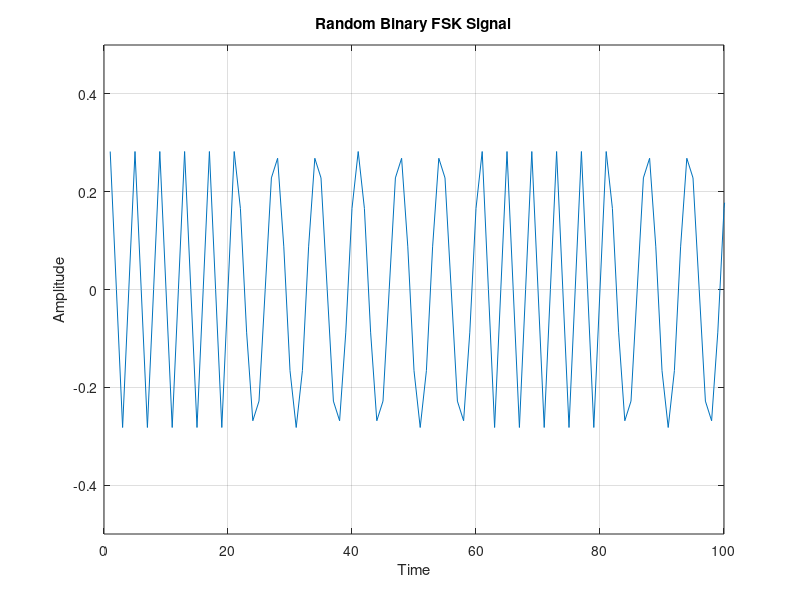
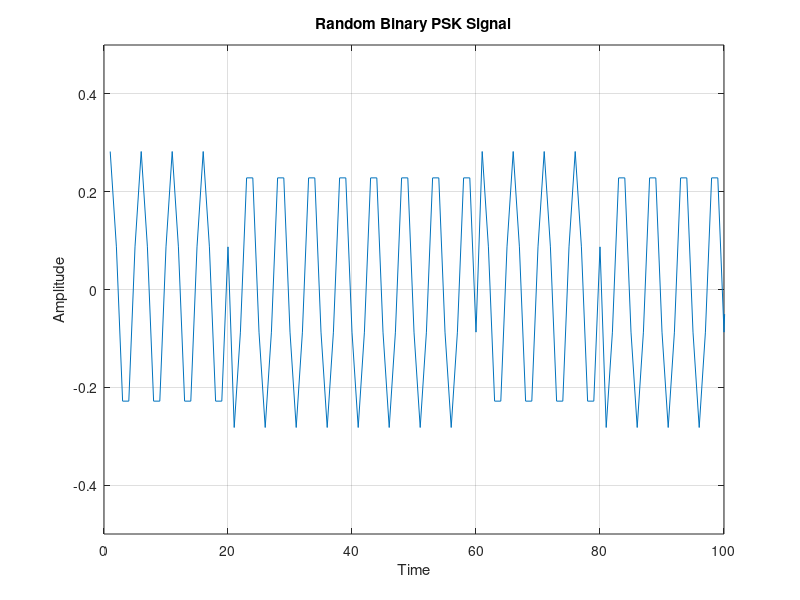
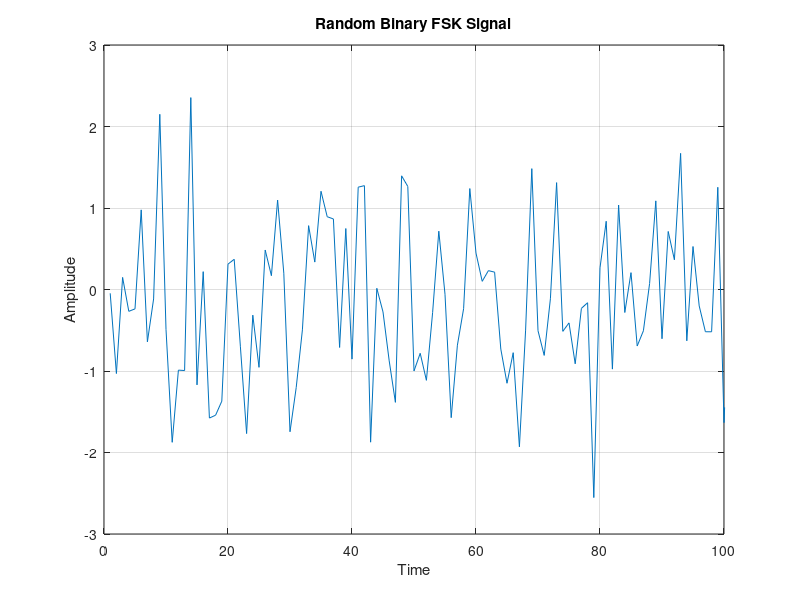
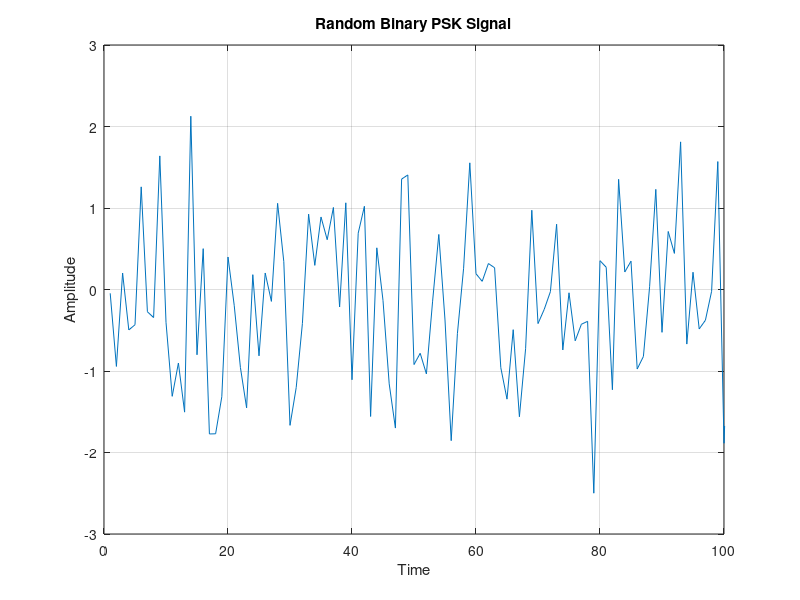

MATLAB code to generate these figures, in order:
%**************************************************************************
%** Computer Simulation On Matched Filters for BPSK and BFSK Detection **
%** Diego Benavides 0241824 **
%** March 29, 2007 **
%**************************************************************************
%**************************************************************************
%** Initialize workspace **************************************************
close all;
clear;
clc;
%**************************************************************************
%**************************************************************************
%** Constants and Variable Setup ******************************************
toPlot=1; % set to 1 to show some sample graphs
n0=4; % used for w1, bfsk
n1=1; % used for w2, bfsk
N=20; % defined in project outline
Ts=1; % sampling period of binary sequence
Tb=N*Ts; % period of binary sequence
eta=2; % noise spectral content
SNRe=-4:4; % SNR: -4dB to 4dB
t=0:N-1; % timing for simulation
bitLength=500; % chosen abritrarily
vi=1; % virtual index
% number of bit errors
err_fsk=0;
err_psk=0;
% decoded output sequences
bko_fsk=zeros(1,bitLength);
bko_psk=zeros(1,bitLength);
%**************************************************************************
%** Set up shift keying frequencies ***************************************
w1=2*pi*(n0+n1)/Tb; % first bfsk frequency
w2=2*pi*(n0-n1)/Tb; % second bfsk frequency
wc=n0*2*pi/Tb; % carrier frequency, bpsk
%**************************************************************************
bk=round(rand(1,bitLength)); %1. generate random binary sequence
A=sqrt(2*eta/Tb*10.^(SNRe/10)); %3. compute A for varying SNR levels
for SNR_loop=1:length(SNRe)
    for TRIAL_loop=1:N % 20 independent trials
    err_fsk=0;
    err_psk=0;
    noise=randn(1,bitLength*N); %2. generate zero-mean white Gaussian noise
    vi=1;
    %**********************************************************************
    %** Use A to setup signal functions ***********************************
    s1_fsk=A(SNR_loop)*cos(w1*t); % bfsk 1
    s2_fsk=A(SNR_loop)*cos(w2*t); % bfsk 0
    s1_psk=A(SNR_loop)*cos(wc*t); % bpsk 1
    s2_psk=-A(SNR_loop)*cos(wc*t); % bpsk 0
    d=length(s1_fsk); % signal duration
    %**********************************************************************
    for i=1:bitLength %4. generate FSK and PSK mod signals
        if(bk(i)==1) % virtual index
            s_fsk(vi:vi+(N-1))=s1_fsk(1:N);
            s_psk(vi:vi+(N-1))=s1_psk(1:N);
        else
            s_fsk(vi:vi+(N-1))=s2_fsk(1:N);
            s_psk(vi:vi+(N-1))=s2_psk(1:N);
        end

        vi=vi+N;
    end

    v_fsk=s_fsk+noise; %5. generate noisy signals
    v_psk=s_psk+noise;

    if(toPlot==1) % display preliminary output if desired
        figure(1)
        plot(s_fsk);
        axis([0,100,-1/2,1/2]);
        title('Random Binary FSK Signal');
        ylabel('Amplitude');
        xlabel('Time');
        set(gcf,'Color',[1 1 1])
        grid on
        figure(2)
        plot(s_psk);
        axis([0,100,-1/2,1/2]);
        title('Random Binary PSK Signal');
        ylabel('Amplitude');
        xlabel('Time');
        set(gcf,'Color',[1 1 1])
        grid on
        figure(3)
        plot(v_fsk);
        axis([0,100,-3,3]);
        title('Random Binary FSK Signal');
        ylabel('Amplitude');
        xlabel('Time');
        set(gcf,'Color',[1 1 1])
        grid on
        figure(4)
        plot(v_psk);
        axis([0,100,-3,3]);
        title('Random Binary PSK Signal');
        ylabel('Amplitude');
        xlabel('Time');
        set(gcf,'Color',[1 1 1])
        grid on
    end
    toPlot=0;
    %6. create matched filters and corresponding signal through each
    mf_fsk=fliplr(s1_fsk-s2_fsk); % BFSK output
    mf_psk=fliplr(s1_psk-s2_psk); % BPSK output
    vo_fsk=conv(v_fsk,mf_fsk);
    vo_psk=conv(v_psk,mf_psk);
    % adjustment for detection
    vo_fsk=vo_fsk(1:bitLength*N);
    vo_psk=vo_psk(1:bitLength*N);
    % sample the output signal
    for m=N:N:(bitLength*N)
        vo_fsk(m/N)=vo_fsk(m);
        vo_psk(m/N)=vo_psk(m);
    end
    %7. threshold detection
    for m=1:bitLength*N;
        if(vo_fsk(m)<=0) % PSK detection
            bko_fsk(m)=0;
        else
            bko_fsk(m)=1;
        end
        if(vo_psk(m)<=0) % PSK detection
            bko_psk(m)=0;
        else
            bko_psk(m)=1;
        end
    end
    %8. find bit error rates
    for m=1:bitLength;
        if(bk(m)~=bko_fsk(m))
            err_fsk=err_fsk+1;
        end
        if(bk(m)~=bko_psk(m))
            err_psk=err_psk+1;
        end
    end
    
    ber_fsk(TRIAL_loop)=err_fsk/bitLength;
    ber_psk(TRIAL_loop)=err_psk/bitLength;
    
    end
    
    fprintf(' Bit Error Rates, SNR=%ddB\n',SNRe(SNR_loop));
    fprintf(' FSK: \t%.4f\n',mean(ber_fsk));
    fprintf(' PSK: \t%.4f\n',mean(ber_fsk));
    performance_fsk(SNR_loop)=mean(ber_fsk);
    performance_psk(SNR_loop)=mean(ber_psk);
end


%**********************************************************************
%** Overal results ****************************************************
figure(5)
semilogy(SNRe,performance_fsk,'-ok');
hold on
semilogy(SNRe,performance_psk,'-or');
title('Performance of FSK vs PSK');
ylabel('Bit Error Rate');
xlabel('SNR');
legend('FSK','PSK');
set(gcf,'Color',[1 1 1])
grid on
figure(6)
plot(SNRe,performance_fsk-performance_psk)
title('Error Rate Reduction, PSK vs FSK');
ylabel('Reduction')
xlabel('SNR')
axis([-4,4,0,0.1]);
set(gcf,'Color',[1 1 1])
grid on
figure(7)
semilogy(SNRe,1/2*erfc(1/2*sqrt(Tb/eta*A.^2)),'r');
hold on
semilogy(SNRe,performance_psk);
title('Theoretical and Experimental PSK Perormance');
ylabel('Performance')
xlabel('SNR')
legend('Theoretical','Experimental');
set(gcf,'Color',[1 1 1])
grid on
figure(8)
semilogy(SNRe,1/2*erfc(1/2*sqrt(Tb/eta/2*A.^2)),'r');
hold on
semilogy(SNRe,performance_fsk);
title('Theoretical and Experimental FSK Perormance');
ylabel('Performance')
xlabel('SNR')
legend('Theoretical','Experimental');
set(gcf,'Color',[1 1 1])
grid on
%**********************************************************************